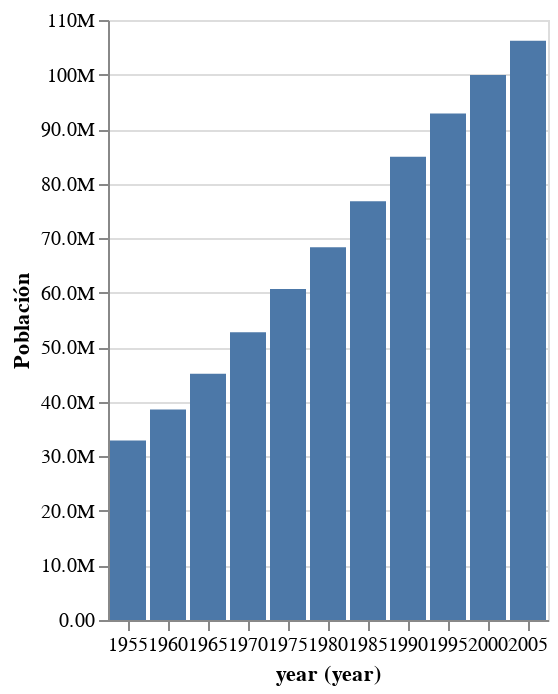

Here is the notebook cell this chart was saved with:
### Code cell
pais_chart()

### Figure 1 — Vega-Lite specification as saved in the notebook (floating-point values rounded to 4 significant figures)
{"config": {"view": {"continuousWidth": 300, "continuousHeight": 300}}, "data": {"name": "data-4f35a0cdab91884dd1a345a8043cd8f3"}, "mark": {"type": "bar"}, "encoding": {"x": {"field": "year", "timeUnit": "year", "type": "ordinal"}, "y": {"axis": {"format": ",.3s"}, "field": "pop", "title": "Población", "type": "quantitative"}}, "$schema": "https://vega.github.io/schema/vega-lite/v5.20.1.json", "datasets": {"data-4f35a0cdab91884dd1a345a8043cd8f3": [{"year": "1955-01-01T00:00:00", "country": "Mexico", "cluster": 3, "pop": 32929914, "life_expect": 55.19, "fertility": 6.8}, {"year": "1960-01-01T00:00:00", "country": "Mexico", "cluster": 3, "pop": 38578505, "life_expect": 58.3, "fertility": 6.75}, {"year": "1965-01-01T00:00:00", "country": "Mexico", "cluster": 3, "pop": 45142399, "life_expect": 60.11, "fertility": 6.75}, {"year": "1970-01-01T00:00:00", "country": "Mexico", "cluster": 3, "pop": 52775158, "life_expect": 62.36, "fertility": 6.5}, {"year": "1975-01-01T00:00:00", "country": "Mexico", "cluster": 3, "pop": 60678045, "life_expect": 65.03, "fertility": 5.25}, {"year": "1980-01-01T00:00:00", "country": "Mexico", "cluster": 3, "pop": 68347479, "life_expect": 67.41, "fertility": 4.25}, {"year": "1985-01-01T00:00:00", "country": "Mexico", "cluster": 3, "pop": 76767225, "life_expect": 69.5, "fertility": 3.63}, {"year": "1990-01-01T00:00:00", "country": "Mexico", "cluster": 3, "pop": 84913652, "life_expect": 71.45, "fertility": 3.191}, {"year": "1995-01-01T00:00:00", "country": "Mexico", "cluster": 3, "pop": 92880353, "life_expect": 73.67, "fertility": 2.671}, {"year": "2000-01-01T00:00:00", "country": "Mexico", "cluster": 3, "pop": 99926620, "life_expect": 74.9, "fertility": 2.401}, {"year": "2005-01-01T00:00:00", "country": "Mexico", "cluster": 3, "pop": 106202903, "life_expect": 76.19, "fertility": 2.211}]}}
